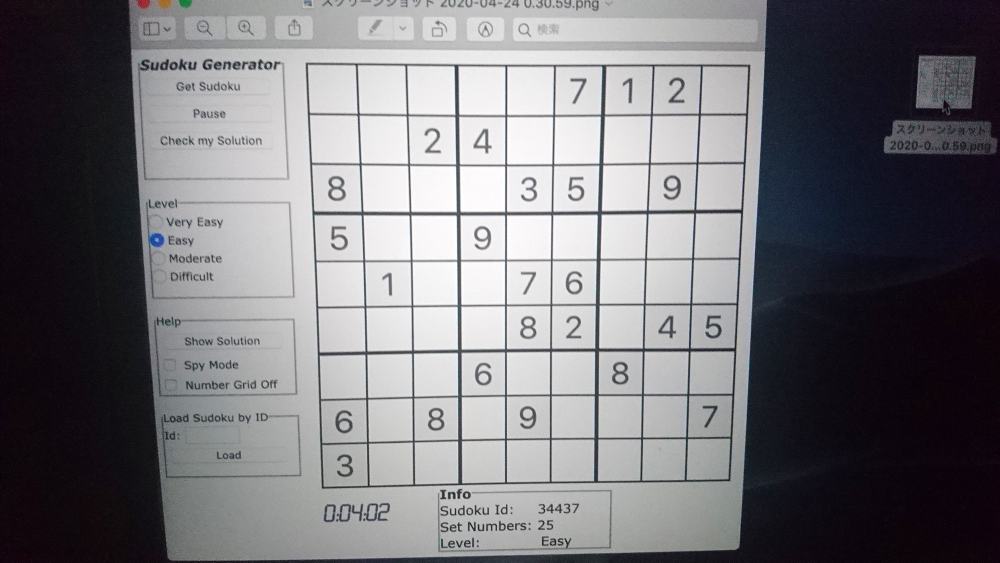
#> input picture python/data/level_1.JPG, 2000 x 1125 px (shown at 1/2 size)
$ python sudoku_photo_solver.py --input data/level_1.JPG   (older library calls are emulated)
#> lines starting #> are read from the running program, lines starting #| are printed output that depends on the picture; after the words box and inside, x2 and y2 are one past the last pixel; in counts of white or black regions, pixels touching at a corner belong together
import os
import argparse

import pytesseract
from PIL import Image

import numpy as np
import cv2
import matplotlib.pyplot as plt
from sklearn.linear_model import LogisticRegression

def timer(func):
    """ Decorator to measure execution time """
    import time

    def wrapper(*args, **kwargs):
        start_time = time.time()
        ret = func(*args, **kwargs)
        elapsed = time.time() - start_time
        print('{:s}: {:4f} sec'.format(func.__name__, elapsed))
        return ret

    return wrapper


def is_convex(pts):
    """ Check if the pts forms a convex polygon """
    pts = np.asarray(pts).reshape((-1, 2))
    n = len(pts)
    sign = 0
    for i in range(n):
        pre = (i - 1 + n) % n
        pst = (i + 1) % n
        e1 = pts[pre] - pts[i]
        e2 = pts[pst] - pts[i]
        det = e1[0] * e2[1] - e1[1] * e2[0]
        if sign == 0:
            sign = 1 if det >= 0 else -1
        else:
            if sign * det < 0:
                return False

    return True


@timer
def detect_edges(image, thresh1=100.0, thresh2=200.0):
    """ Detect consistent edges using Canny method """

    if image.ndim == 3:
        gray = cv2.cvtColor(image, cv2.COLOR_RGB2GRAY)
    elif image.ndim == 2:
        gray = image

    height, width = gray.shape
    struct_size = int(min(height, width) * 0.01)
    structure = np.ones((struct_size, struct_size), dtype=image.dtype)

    binary_image = cv2.Canny(gray, thresh1, thresh2)
    binary_image = cv2.morphologyEx(binary_image, cv2.MORPH_CLOSE, structure)

    return binary_image


@timer
def detect_frame(edge_image):
    """ Detect largest rectangle """

    # Detect contour
    maxlen = 0.0
    maxarc = None
    _, contours, _ = cv2.findContours(edge_image, cv2.RETR_TREE, cv2.CHAIN_APPROX_SIMPLE)

    # Search longest contour with 4 points
    for cnt in contours:
        arclen = cv2.arcLength(cnt, True)
        approx = cv2.approxPolyDP(cnt, 0.01 * arclen, True)

        # Restrict the search over convex polygons
        if maxlen < arclen and len(approx) == 4:
            if is_convex(approx):
                maxlen = arclen
                maxarc = approx

    frame = maxarc.reshape((-1, 2))
    return frame


@timer
def extract_sudoku(gray, src_pts):
    """ Extract sudoku region from input image """

    # Re-order points
    center = np.mean(src_pts, axis=1)
    pts = []
    for p in src_pts:
        dx = center[0] - p[0]
        dy = center[1] - p[1]
        theta = np.arctan2(dy, dx) + np.pi
        pts.append((theta, p))

    pts = sorted(pts, key=lambda p: p[0])
    pts = [p[1] for p in pts]

    # Unwarp the sudoku region
    src_pts = np.asarray(pts, dtype='float32')
    dst_pts = np.asarray([[900, 900], [0, 900], [0, 0], [900, 0]], dtype='float32')
    homography = cv2.getPerspectiveTransform(src_pts, dst_pts)
    sudoku_image = cv2.warpPerspective(gray, homography, (900, 900))

    return sudoku_image, homography


@timer
def image2text(sudoku_image, method='tesseract'):
    """ Convert sudoku image to text via OCR """

    # Check supported method
    supported_method = ['tesseract']
    if method not in supported_method:
        raise Exception('OCR method "{}" is not supported'.format(method))

    # Adaptive thresholding
    sudoku_image = cv2.adaptiveThreshold(sudoku_image, 255, cv2.ADAPTIVE_THRESH_GAUSSIAN_C, cv2.THRESH_BINARY_INV, 31, 11)

    # OCR on characters in cells
    cells = np.zeros((9, 9), dtype='uint8')
    for i in range(9):
        for j in range(9):
            # Cut out character region
            xs = j * 100 + 15
            xe = (j + 1) * 100 - 15
            ys = i * 100 + 15
            ye = (i + 1) * 100 - 15
            cell = sudoku_image[ys:ye, xs:xe]

            # Align charecter to the center
            iy, ix = np.where(cell > 128)
            if ix.size > 0 and iy.size > 0:
                xmin = np.min(ix)
                xmax = np.max(ix)
                ymin = np.min(iy)
                ymax = np.max(iy)
                cx = (xmin + xmax) // 2
                cy = (ymin + ymax) // 2

                h, w = cell.shape
                dx = w // 2 - cx
                dy = h // 2 - cy
                M = np.array([[1.0, 0.0, dx], [0.0, 1.0, dy]])
                cell = cv2.warpAffine(cell, M, (h, w))

            cell = np.pad(cell, (5, 5), mode='constant', constant_values=0)

            if method == 'tesseract':
                config = '--psm 10 --oem 3 -c tessedit_char_whitelist=0123456789'
                cell = 255 - cell
                ratio = np.count_nonzero(cell < 128) / cell.size

                # Run tesseract only for non-empty cells
                if ratio > 0.05:
                    text = pytesseract.image_to_string(Image.fromarray(cell), lang='eng', config=config)

                    if text != '':
                        cells[i, j] = int(text)

    return cells


def sudoku_solve_dfs(problem, start=0):
    """ Solve sudoku problem by DFS """
    rows, cols = problem.shape
    nums = set([i for i in range(0, 10)])
    for index in range(start, rows * cols):
        i = index // cols
        j = index % cols
        if problem[i, j] == 0:
            k = i // 3
            l = j // 3
            row_nums = problem[i, :].tolist()
            col_nums = problem[:, j].tolist()
            blk_nums = problem[3*k:3*k+3, 3*l:3*l+3].reshape(-1).tolist()
            used = set(row_nums + col_nums + blk_nums)
            diff = nums.difference(used)
            if len(diff) == 0:
                return False

            success = False
            for n in diff:
                problem[i, j] = n
                if sudoku_solve_dfs(problem, i * cols + j):
                    success = True
                    break

                problem[i, j] = 0

            if not success:
                return False

    return True


@timer
def sudoku_solve(problem):
    """ Solve sudoku problem """
    answer = problem.copy()
    if sudoku_solve_dfs(answer):
        return answer

    return None


def main(filename):
    # Load input image
#> called with filename = 'data/level_1.JPG'
    image = cv2.imread(filename, cv2.IMREAD_COLOR)
#> image is the input picture: shape (1125, 2000, 3); mean B, G, R 122.4, 118.5, 119.5
    if image is None:
        raise Exception('Failed to load image file: ' + filename)

    # Resize too large image
    height, width, _ = image.shape
#> height = 1125; width = 2000
    if max(height, width) >= 1500:
        scale = 1500 / max(height, width)
#> scale = 0.75
        image = cv2.resize(image, None, fx=scale, fy=scale)
#> image: shape (844, 1500, 3)
        height, width, _ = image.shape
#> height = 844; width = 1500

    # Convert to color format
    image = cv2.cvtColor(image, cv2.COLOR_BGR2RGB)
    gray = cv2.cvtColor(image, cv2.COLOR_RGB2GRAY)
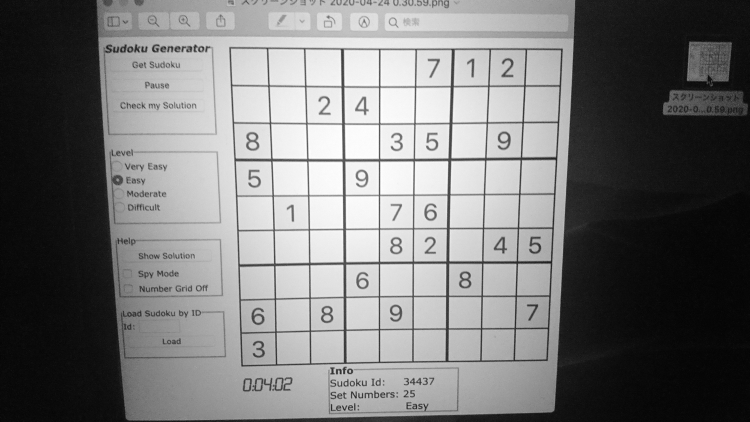
#> gray: shape (844, 1500) (shown at 1/2 size); min 2, max 255, mean 119.1

    # Detect edges
    edges = detect_edges(gray)
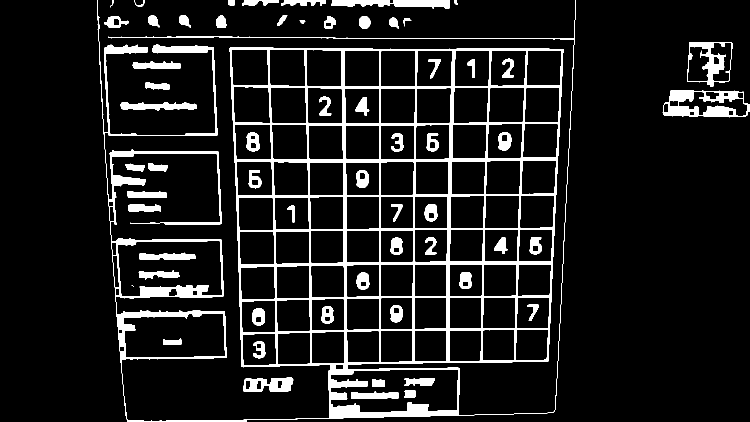
#> edges: shape (844, 1500) (shown at 1/2 size); 9.6% white; 61 white regions (1 under 20 px), largest, box (x1, y1, x2, y2) and area: (194, 0, 1152, 844) 82008, (1325, 181, 1500, 235) 4583, (662, 0, 899, 18) 2806

    # Detect largest rectangle
    frame_pts = detect_frame(edges)
#> frame_pts = [[462, 99], [532, 98], [537, 170], [467, 170]]

    # Detect sudoku problem
    sudoku_image, homography = extract_sudoku(gray, frame_pts)
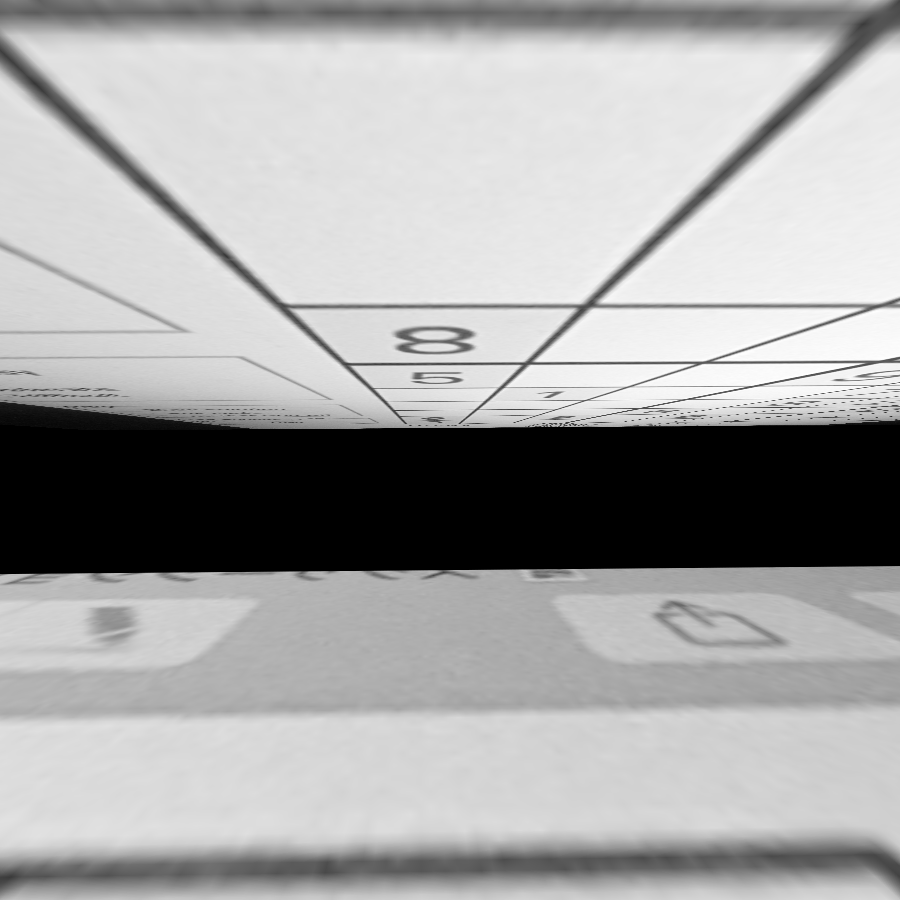
#> sudoku_image: shape (900, 900); min 0, max 255, mean 165.7
#> homography = [[-3.36, -3.03, 2083.6], [4.23e-16, -3.27, 555.6], [-5.18e-05, -0.00726, 1]]
    problem = image2text(sudoku_image, method='tesseract')

    # Solve sudoku
    answer = sudoku_solve(problem)
    if answer is None:
        raise Exception('Failed to solve sudoku problem!')

    # Embed answer to original image
    overlay = np.zeros((900, 900, 4), dtype='float32')
    font = cv2.FONT_HERSHEY_PLAIN
    for i in range(9):
        for j in range(9):
            if problem[i, j] == 0:
                x = j * 100 + 20
                y = i * 100 + 100 - 20
                cv2.putText(overlay, str(answer[i, j]), (x, y), font, 5.0, (1, 0, 0, 1), 5, cv2.LINE_AA)

    warp_numbers = cv2.warpPerspective(overlay, np.linalg.inv(homography), (width, height))
    alpha = warp_numbers[:, :, 3:4]
    rgb = warp_numbers[:, :, :3]
    result = (1.0 - alpha) * (image / 255.0).astype('float32') + alpha * rgb

    plt.figure(figsize=(10, 10))
    plt.imshow(result)
    plt.axis('off')
    plt.show()


if __name__ == '__main__':
    parser = argparse.ArgumentParser(description='Solve sudoku in photos')
    parser.add_argument('-i', '--input', type=str, required=True,
                        help='Input image')
    args = parser.parse_args()

    main(args.input)
#> (the call stopped at in image2text, `text = pytesseract.image_to_string(Image.fromarray(cell), lang='eng', ..`: pytesseract is not available in this run)

$ run again, on python/data/level_2.jpg
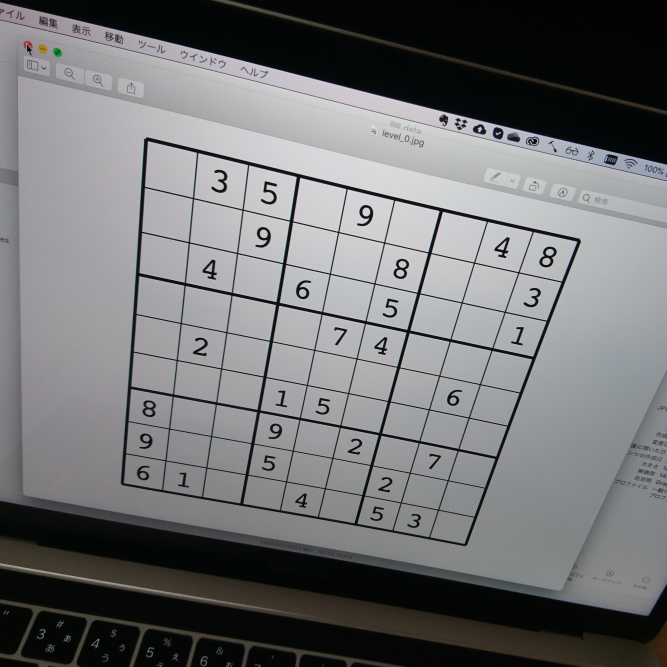
#> input picture python/data/level_2.jpg, 2000 x 2000 px (shown at 1/3 size)
#> in main, image is the input picture: shape (2000, 2000, 3); mean B, G, R 116.6, 115.3, 114.6
#> in main, `edges = detect_edges(gray)`:
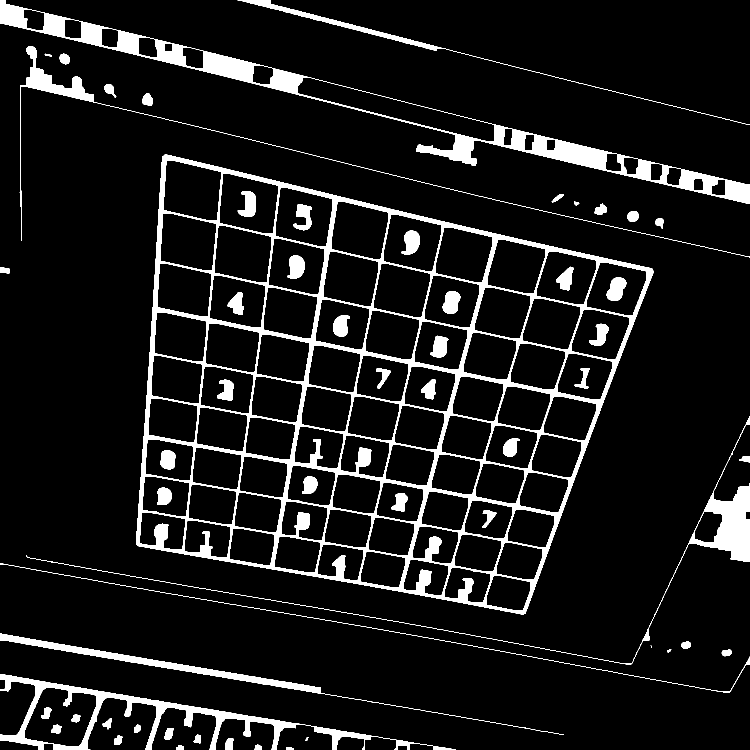
#> edges: shape (1500, 1500) (shown at 1/2 size); 9.2% white; 57 white regions (1 under 20 px), largest, box (x1, y1, x2, y2) and area: (272, 309, 1308, 1229) 96417, (0, 0, 1500, 408) 36208, (0, 1348, 912, 1500) 16722
#> frame_pts = [[324, 312], [272, 1088], [1050, 1227], [1304, 537]]
#> in main, `sudoku_image, homography = extract_sudoku(gray, frame_pts)`:
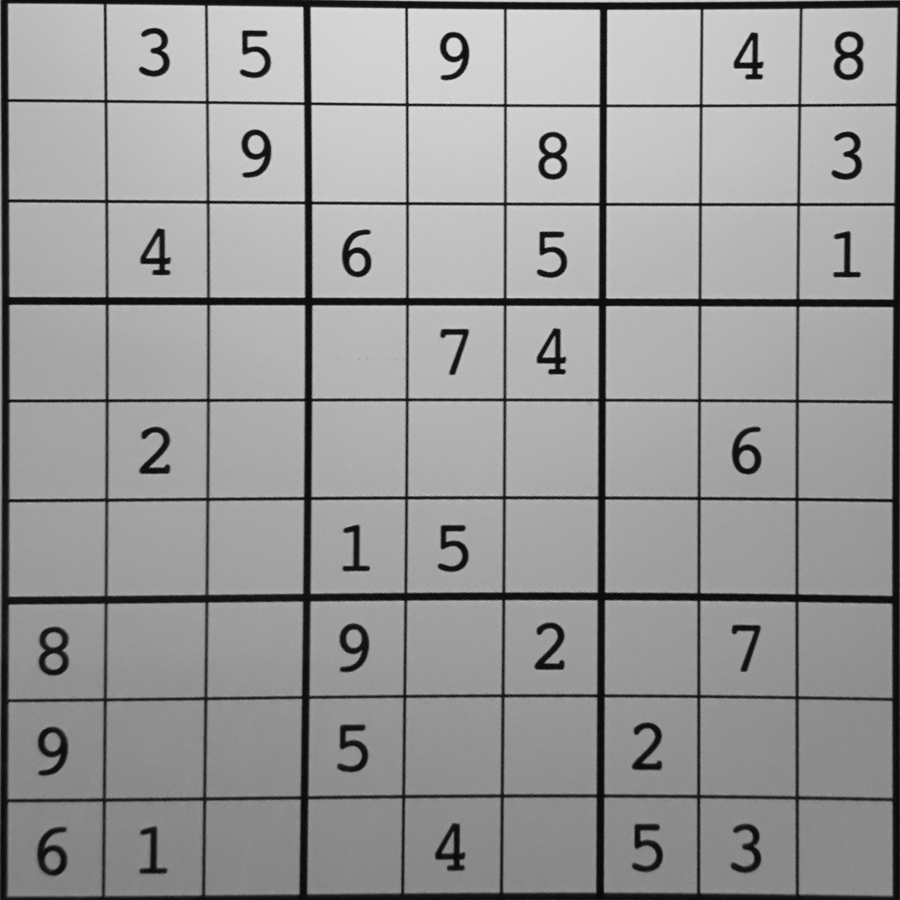
#> sudoku_image: shape (900, 900); min 3, max 226, mean 151.5
#> homography = [[0.778, 0.0521, -268.4], [-0.188, 0.819, -194.6], [1.73e-07, -0.00026, 1]]
